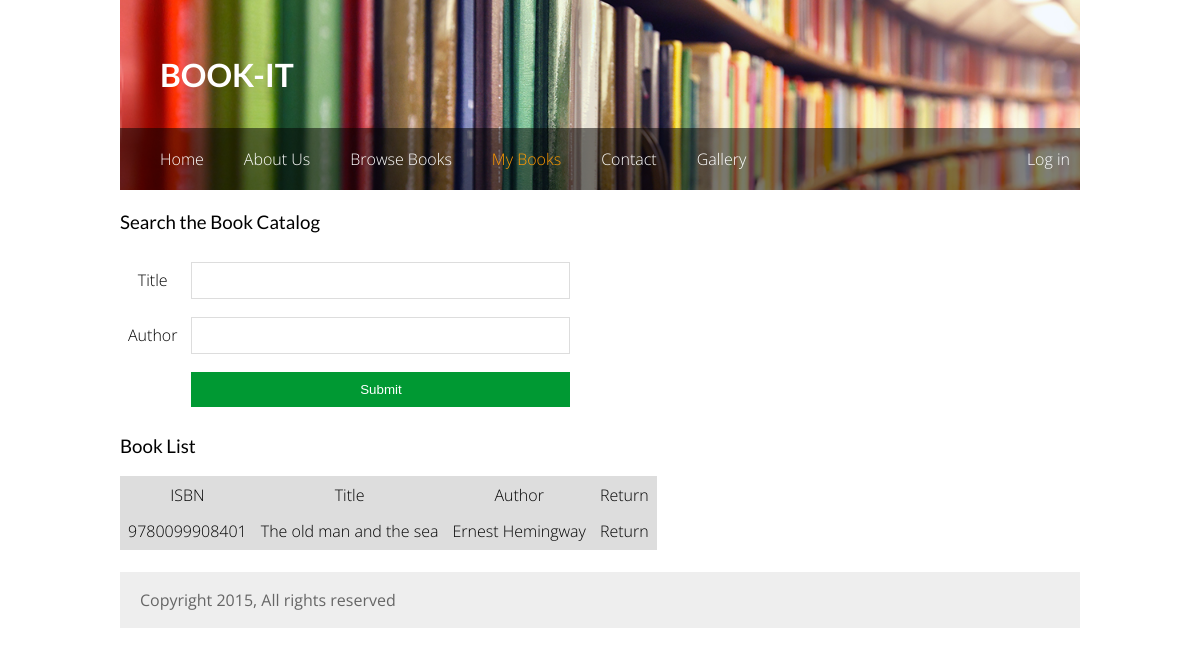
The page /books.php on the database its author committed.
### tables this page shows
CREATE TABLE `Book` (
  `Title` varchar(255) DEFAULT NULL,
  `ISBN` char(13) NOT NULL,
  `Number of pages` int(11) DEFAULT NULL,
  `Edition number` int(11) DEFAULT NULL,
  `Publisher` varchar(100) DEFAULT NULL,
  `Publishing year` int(11) DEFAULT NULL,
  `Author` varchar(60) NOT NULL,
  `Reserved` tinyint(1) NOT NULL,
  `onloan` tinyint(1) NOT NULL
);

### books.php (called while the page is built, shortened)
<?php
    include("reservedbooks.php");
?>

### reservedbooks.php (the view, shortened to what this page needs)
<?php
include("config.php");
include("header.php");
?>
<h3>Search the Book Catalog</h3>
<form action="reservedbooks.php" method="POST">
    <table cellpadding="6">
        <tbody>
            <tr>
                <td>Title</td>
                <td><INPUT type="text" name="searchtitle"></td>
            </tr>
            <tr>
                <td>Author</td>
                <td><INPUT type="text" name="searchauthor"></td>
            </tr>
            <tr>
                <td></td>
                <td><INPUT type="submit" name="submit" value="Submit"></td>
            </tr>
        </tbody>
    </table>
</form>
<h3>Book List</h3>
<?php
@ $db = new mysqli($dbserver, $dbuser, $dbpass, $dbname);
$query = " select ISBN, Title, Author from Book WHERE Reserved is true";
    $stmt = $db->prepare($query);
    $stmt->bind_result($ISBN, $Title, $Author);
    $stmt->execute();
    echo '<table bgcolor="#dddddd" cellpadding="6">';
    echo '<tr><b><td>ISBN</td> <td>Title</td> <td>Author</td><td>Return</td> </b> </tr>';
    while ($stmt->fetch()) {
        echo "<tr>";
        echo "<td> $ISBN </td><td> $Title </td><td> $Author </td>";
        echo '<td><a href="returnBook.php?ISBN=' . urlencode($ISBN) . '"> Return </a></td>';
        echo "</tr>";
    }
    echo "</table>";
    ?>
<br>
<?php
    include("footer.php");
?>

### main.css (style rules this page uses)
table { font-weight: 300; }
h3 { color: #000000; font-family:'Lato', sans-serif; font-weight: 400; }
a { color: #000; text-decoration:none; }
table { text-align: center; }
input[type=text], select { width: 100%; padding: 10px 100px; margin: 2px 0; display: inline-block; box-sizing: border-box; border: 1px solid #ddd; }
input[type=submit] { width: 100%; background-color: #009933; border: none; color: #fff; padding: 10px 100px; margin: 2px 0; }

### rows shown on the page
book: ISBN "9780099908401", Title "The old man and the sea", Author "Ernest Hemingway"
